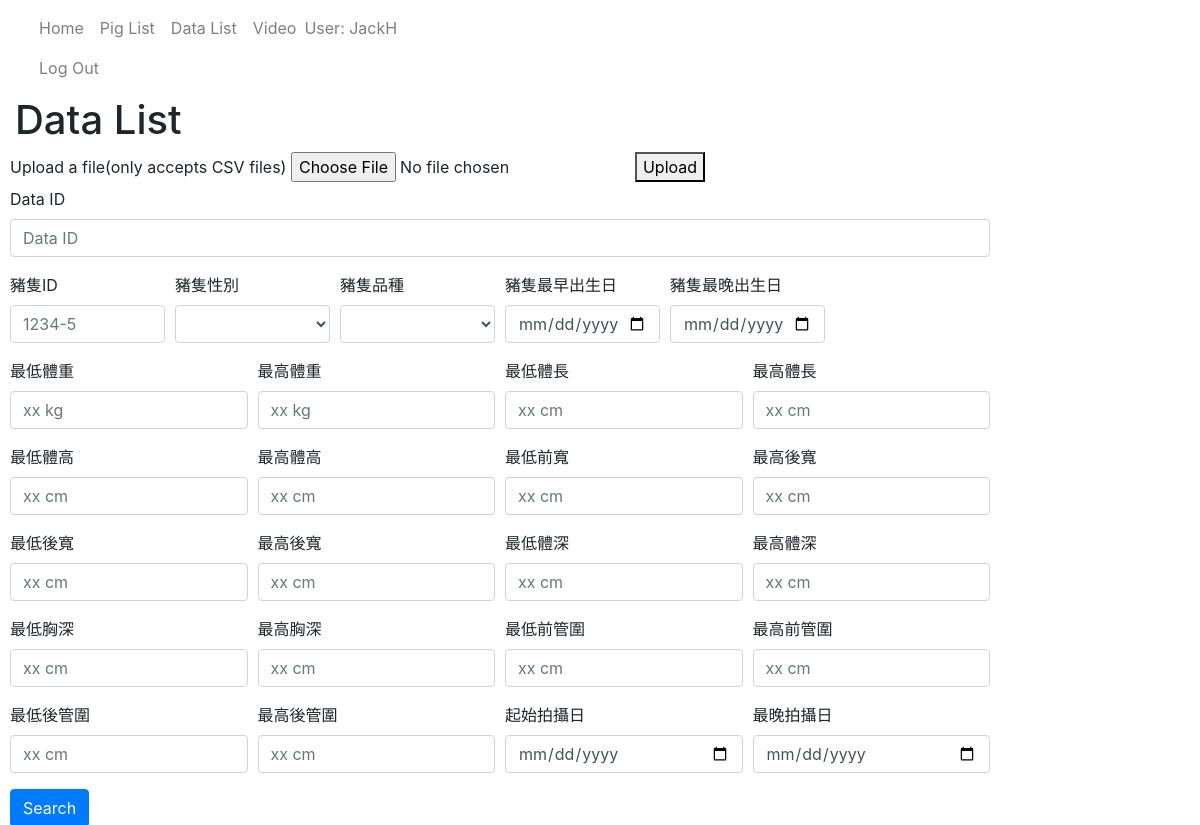
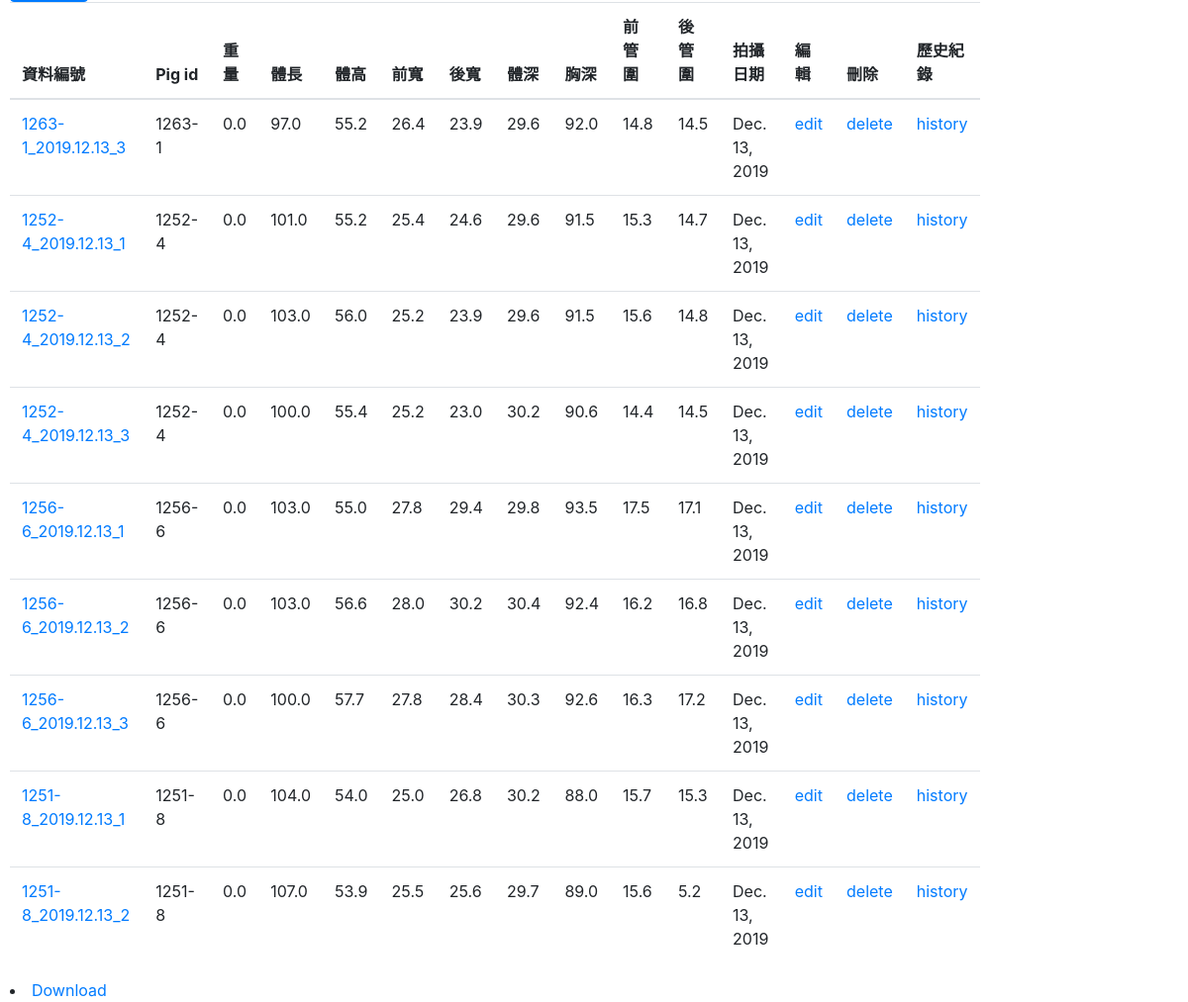
Page /catalog/datas/ (signed in) on the committed database (2 pictures, top to bottom).
### catalog/models.py (models this page shows, shortened)
class Data(models.Model):
    data_id = models.CharField(primary_key=True, max_length=30)
    pig_id = models.ForeignKey('Pig', on_delete=models.SET_NULL, null=True)
    weight = models.FloatField(help_text='Input weight in kg.')
    length = models.FloatField(help_text='Input body length in cm.')
    height = models.FloatField(help_text='Input height in cm.')
    front_width = models.FloatField(help_text='Input front width in cm.')
    back_width = models.FloatField(help_text='Input back width in cm.')
    depth = models.FloatField(help_text='Input body depth in cm.')
    chest = models.FloatField(help_text='Input chest in cm.')
    front_cannon_circumference = models.FloatField(help_text='Input front cannon circumference in cm.' )
    back_cannon_circumference = models.FloatField(help_text='Input front cannon circumference in cm.' )
    date = models.DateField(help_text='Input measuring date.')

class Pig(models.Model):
    pig_id = models.CharField(max_length=8,primary_key=True, help_text='Input birth year(XX) + ear tag')
    birth = models.DateField(null=True, blank=True)
    gender = models.CharField(max_length=100,null=True, blank=True)
    dad_id = models.CharField(max_length=100,null=True, blank=True)
    mom_id = models.CharField(max_length=100,null=True, blank=True)
    breed = models.CharField(max_length=10, help_text='Pig\'s breed')
    def __str__(self):
        return self.pig_id

### catalog/views.py (the view)
# urls.py: path('datas/', views.DataListView, name='datas'),
def DataListView(request):
    model = Data
    fields = ['data_id', 'pig_id', 'weight', 'length', 'height', 'front_width', 'back_width', 'depth',
              'chest', 'front_cannon_circumference', 'back_cannon_circumference', 'date']
    model_history = Data_history
    template = 'data_list.html'
    foreignkey = 'pig_id'
    foreignkeyfields = ['pig_id', 'gender', 'breed', 'birth']
    foreignkey_model = Pig
    if request.method == 'GET':
        qs = listfilter(request,model,fields)
        qs = foreignfilter(request, foreignkey, foreignkeyfields, qs)
        context = {'list':qs}
        return render(request,template,context)
    elif request.method == 'POST':
        upload_csv(request, model, fields, model_history, foreignkey=foreignkey, foreignkey_model=foreignkey_model)
        qs = listfilter(request,model,fields)
        qs = foreignfilter(request, foreignkey, foreignkeyfields, qs)
        context = {'list':qs}
        return render(request,template,context)

### catalog/views.py (called while the page is built)
def is_valid_queryparam(param):
    return (param != '' and param is not None)

def listfilter(request, model, fields):
    global qs
    qs = model.objects.all()
    for field in fields:
        param = request.GET.get(field)
        if is_valid_queryparam(param):
            qs = qs.filter(**{field:param})
        else:
            param_up_down = ['_min', '_max']
            field_up_down = ['__gte', '__lt']
            for i in range(2):
                param_range = str(field) + str(param_up_down[i])
                field_range = str(field) + str(field_up_down[i])
                param = request.GET.get(param_range)
                if is_valid_queryparam(param):
                    qs = qs.filter(**{field_range:param})
    return qs

def foreignfilter(request, foreignkey, foreignkeyfields, qs):
    for foreignkeyfield in foreignkeyfields:
        field = str(foreignkey) + '__' + str(foreignkeyfield)
        param = request.GET.get(foreignkeyfield)
        if is_valid_queryparam(param):
            qs = qs.filter(**{field:param})
        else:
            param_up_down = ['_min', '_max']
            field_up_down = ['__gte', '__lt']
            for i in range(2):
                param_range = str(foreignkeyfield) + str(param_up_down[i])
                field_range = str(field) + str(field_up_down[i])
                param = request.GET.get(param_range)
                if is_valid_queryparam(param):
                    qs = qs.filter(**{field_range:param})
    return qs

### catalog/templates/data_list.html (shortened to what this page needs)
{% extends "base_generic.html" %}
{% block content %}
  	<h1>Data List</h1>
	<form action="" method="POST" enctype="multipart/form-data">
		<div class="form-row">
			<div>
				<label for="file1"> Upload a file(only accepts CSV files)</label>
				<input type="file" id="file1" name="files">
			</div>
			<div>
				<button type="submit">Upload</button>
			</div>
	</form>
	<form method="GET" action=".">
		<div class="form-group">
			<label for="inputdata_id">Data ID</label>
			<input type="text" class="form-control" id="inputdata_id" placeholder="Data ID" name="data_id">
		</div>
		<div class="form-row">
			<div class="form-group col-md-2">
				<label for="inputpig_id">豬隻ID</label>
				<input type="text" class="form-control" id="inputpig_id" placeholder="1234-5" name="pig_id">
			</div>
			<div class="form-group col-md-2">
				<label for="intputpig_gender">豬隻性別</label>
				<select id="intputpig_gender" class="form-control" name="gender">
					<option selected></option>
					<option>Male</option>
				</select>
			</div>
			<div class="form-group col-md-2">
				<label for="intputpig_breed">豬隻品種</label>
				<select id="intputpig_breed" class="form-control" name="breed">
					<option selected></option>
					<option>Landrace</option>
				</select>
			</div>
			<div class="form-group col-md-2">
				<label for="inputpig_birthmin">豬隻最早出生日</label>
				<input type="date" class="form-control" id="inputpig_birthmin" name="birth_min">
			</div>
			<div class="form-group col-md-2">
				<label for="inputpig_birthmax">豬隻最晚出生日</label>
				<input type="date" class="form-control" id="inputpig_birthmax" name="birth_max">
			</div>
		</div>
		<div class="form-row">
			<div class="form-group col-md-3">
				<label for="inputweightmin">最低體重</label>
				<input type="number" class="form-control" id="inputweightmin" placeholder="xx kg" name="weight_min">
			</div>
			<div class="form-group col-md-3">
				<label for="inputweightmax">最高體重</label>
				<input type="number" class="form-control" id="inputweightmax" placeholder="xx kg" name="weight_max">
			</div>
			<div class="form-group col-md-3">
				<label for="inputlengthmin">最低體長</label>
				<input type="number" class="form-control" id="inputlengthmin" placeholder="xx cm" name="length_min">
			</div>
			<div class="form-group col-md-3">
				<label for="inputlengthmax">最高體長</label>
				<input type="number" class="form-control" id="inputlengthmax" placeholder="xx cm" name="length_max">
			</div>
		</div>
		<div class="form-row">
			<div class="form-group col-md-3">
				<label for="inputheightmin">最低體高</label>
				<input type="number" class="form-control" id="inputheightmin" placeholder="xx cm" name="height_min">
			</div>
			<div class="form-group col-md-3">
				<label for="inputheightmax">最高體高</label>
				<input type="number" class="form-control" id="inputheightmax" placeholder="xx cm" name="height_max">
			</div>
			<div class="form-group col-md-3">
				<label for="inputfront_widthmin">最低前寬</label>
				<input type="number" class="form-control" id="inputfront_widthmin" placeholder="xx cm" name="front_width_min">
			</div>
			<div class="form-group col-md-3">
				<label for="inputfront_widthmax">最高後寬</label>
				<input type="number" class="form-control" id="inputfront_widthmax" placeholder="xx cm" name="front_width_max">
			</div>
		</div>
		<div class="form-row">
			<div class="form-group col-md-3">
				<label for="inputback_widthmin">最低後寬</label>
				<input type="number" class="form-control" id="inputback_widthmin" placeholder="xx cm" name="back_width_min">
			</div>
			<div class="form-group col-md-3">
				<label for="inputback_widthmax">最高後寬</label>
				<input type="number" class="form-control" id="inputback_widthmax" placeholder="xx cm" name="back_width_max">
			</div>
			<div class="form-group col-md-3">
				<label for="inputdepthmin">最低體深</label>
				<input type="number" class="form-control" id="inputdepthmin" placeholder="xx cm" name="depth_min">
			</div>
			<div class="form-group col-md-3">
				<label for="inputdepthmax">最高體深</label>
				<input type="number" class="form-control" id="inputdepthmax" placeholder="xx cm" name="depth_max">
			</div>
		</div>
		<div class="form-row">
			<div class="form-group col-md-3">
				<label for="inputchestmin">最低胸深</label>
				<input type="number" class="form-control" id="inputchestmin" placeholder="xx cm" name="chest_min">
			</div>
			<div class="form-group col-md-3">
				<label for="inputchestmax">最高胸深</label>
				<input type="number" class="form-control" id="inputchesttmax" placeholder="xx cm" name="chest_max">
			</div>
			<div class="form-group col-md-3">
				<label for="inputfront_cirmin">最低前管圍</label>
				<input type="number" class="form-control" id="inputfront_cirmin" placeholder="xx cm" name="front_cannon_circumference_min">
			</div>
			<div class="form-group col-md-3">
				<label for="inputfront_cirmax">最高前管圍</label>
				<input type="number" class="form-control" id="inputfront_cirmax" placeholder="xx cm" name="front_cannon_circumference_max">
			</div>
		</div>
		<div class="form-row">
			<div class="form-group col-md-3">
				<label for="inputback_cirmin">最低後管圍</label>
				<input type="number" class="form-control" id="inputback_cirmin" placeholder="xx cm" name="back_cannon_circumference_min">
			</div>
			<div class="form-group col-md-3">
				<label for="inputback_cirmax">最高後管圍</label>
				<input type="number" class="form-control" id="inputback_cirmax" placeholder="xx cm" name="back_cannon_circumference_max">
			</div>
			<div class="form-group col-md-3">
				<label for="inputdatemin">起始拍攝日</label>
				<input type="date" class="form-control" id="inputdatemin" name="date_min">
			</div>
			<div class="form-group col-md-3">
				<label for="inputdatemax">最晚拍攝日</label>
				<input type="date" class="form-control" id="inputdatemax" name="date_max">
			</div>
		</div>
		<button type="submit" class="btn btn-primary">Search</button>
		<table class="table">
			<thead>
				<tr class="row100 head">
					<th class="cell100 column1">資料編號</th>
					<th class="cell100 column2">Pig id</th>
					<th class="cell100 column3">重量</th>
					<th class="cell100 column4">體長</th>
					<th class="cell100 column5">體高</th>
					<th class="cell100 column6">前寬</th>
					<th class="cell100 column7">後寬</th>
					<th class="cell100 column8">體深</th>
					<th class="cell100 column9">胸深</th>
					<th class="cell100 column10">前管圍</th>
					<th class="cell100 column11">後管圍</th>
					<th class="cell100 column12">拍攝日期</th>
					{% if user.is_authenticated %}
						<th class="cell100 column13">編輯</th>
						<th class="cell100 column14">刪除</th>
					{% endif %}
					<th class="cell100 column15">歷史紀錄</th>
				</tr>
			</thead>
			<tbody>
				{% if list %}
				{% for data in list %}
				<tr>
					<td><a href="{% url 'data-detail' data.pk %}">{{ data.data_id }}</a></td>
					<td><a href="{% url 'pig-detail' data.pig_id.pk %}"></a>{{ data.pig_id }}</td>
					<td>{{ data.weight }}</td>
					<td>{{ data.length }}</td>
					<td>{{ data.height }}</td>
					<td>{{ data.front_width }}</td>
					<td>{{ data.back_width }}</td>
					<td>{{ data.depth }}</td>
					<td>{{ data.chest }}</td>
					<td>{{ data.front_cannon_circumference }}</td>
					<td>{{ data.back_cannon_circumference }}</td>
					<td>{{ data.date }}</td>
					{% if user.is_authenticated %}
						<td><a href="{% url 'data-update' data.pk %}">edit</a></td>
						<td><a href="{% url 'data-delete' data.pk %}">delete</a></td>
					{% endif %}
					<td><a href="{% url 'data-history' data.pk %}">history</a></td>
				</tr>
				{% endfor %}
				{% else %}
				<tr>
					<td>There are no data in the library.</td>
				</tr>
				{% endif %}
			</tbody>
		</table>
		<li><a href="{% url 'downloaddatalist' %}">Download</a></li>
	</form>
{% endblock %}

### catalog/templates/base_generic.html (shortened to what this page needs)
<!DOCTYPE html>
<html lang="en">
<head>
  <link rel="stylesheet" href="https://stackpath.bootstrapcdn.com/bootstrap/4.1.3/css/bootstrap.min.css">
  {% load static %}
</head>
<body>
    <nav class="navbar navbar-light navbar-expand-md">
        <div class="container-fluid">
            <div class="collapse navbar-collapse"
                id="navcol-1">
                <ul class="nav navbar-nav main-nav" style="width: 380px;">
                    <li class="nav-item" role="presentation"><a class="nav-link" id="home" href="{% url 'index' %}">Home </a></li>
                    <li class="nav-item" role="presentation"><a class="nav-link" href="{% url 'pigs' %}">Pig List</a></li>
                    <li class="nav-item" role="presentation"><a class="nav-link" href="{% url 'datas' %}">Data List</a></li>
                    <li class="nav-item" role="presentation"><a class="nav-link" href="{% url 'videos' %}">Video</a></li>
                    {% if user.is_authenticated %}
                     <li class="navbar-text" style="margin-bottom: -15px;">User: {{user.get_username}}<li>
                     <li class="nav-item" role="presentation"><a class="nav-link" href="{% url 'logout'%}?next={{request.path}}">Log Out</a></li>
                    {% else %}
                     <li class="nav-item" role="presentation"><a class="nav-link" href="{% url 'login'%}?next={{request.path}}">Log In</a></li>
                    {% endif %}
                 </ul>
             </div>
        </div>
    </nav>
      <div class="col-sm-10 ">
      {% block content %}{% endblock %}
      </div>
</body>
</html>

### rows in the picture
Data: data_id "1263-1_2019.12.13_3", pig_id "1263-1", weight "0.0", length "97.0", height "55.2", front_width "26.4", back_width "23.9", depth "29.6", chest "92.0", front_cannon_circumference "14.8", back_cannon_circumference "14.5", date "Dec. 13, 2019"
Data: data_id "1252-4_2019.12.13_1", pig_id "1252-4", weight "0.0", length "101.0", height "55.2", front_width "25.4", back_width "24.6", depth "29.6", chest "91.5", front_cannon_circumference "15.3", back_cannon_circumference "14.7", date "Dec. 13, 2019"
Data: data_id "1252-4_2019.12.13_2", pig_id "1252-4", weight "0.0", length "103.0", height "56.0", front_width "25.2", back_width "23.9", depth "29.6", chest "91.5", front_cannon_circumference "15.6", back_cannon_circumference "14.8", date "Dec. 13, 2019"
Data: data_id "1252-4_2019.12.13_3", pig_id "1252-4", weight "0.0", length "100.0", height "55.4", front_width "25.2", back_width "23.0", depth "30.2", chest "90.6", front_cannon_circumference "14.4", back_cannon_circumference "14.5", date "Dec. 13, 2019"
Data: data_id "1256-6_2019.12.13_1", pig_id "1256-6", weight "0.0", length "103.0", height "55.0", front_width "27.8", back_width "29.4", depth "29.8", chest "93.5", front_cannon_circumference "17.5", back_cannon_circumference "17.1", date "Dec. 13, 2019"
Data: data_id "1256-6_2019.12.13_2", pig_id "1256-6", weight "0.0", length "103.0", height "56.6", front_width "28.0", back_width "30.2", depth "30.4", chest "92.4", front_cannon_circumference "16.2", back_cannon_circumference "16.8", date "Dec. 13, 2019"
Data: data_id "1256-6_2019.12.13_3", pig_id "1256-6", weight "0.0", length "100.0", height "57.7", front_width "27.8", back_width "28.4", depth "30.3", chest "92.6", front_cannon_circumference "16.3", back_cannon_circumference "17.2", date "Dec. 13, 2019"
Data: data_id "1251-8_2019.12.13_1", pig_id "1251-8", weight "0.0", length "104.0", height "54.0", front_width "25.0", back_width "26.8", depth "30.2", chest "88.0", front_cannon_circumference "15.7", back_cannon_circumference "15.3", date "Dec. 13, 2019"
Data: data_id "1251-8_2019.12.13_2", pig_id "1251-8", weight "0.0", length "107.0", height "53.9", front_width "25.5", back_width "25.6", depth "29.7", chest "89.0", front_cannon_circumference "15.6", back_cannon_circumference "5.2", date "Dec. 13, 2019"

### other values in the picture
{{ user.get_username }} "JackH"
